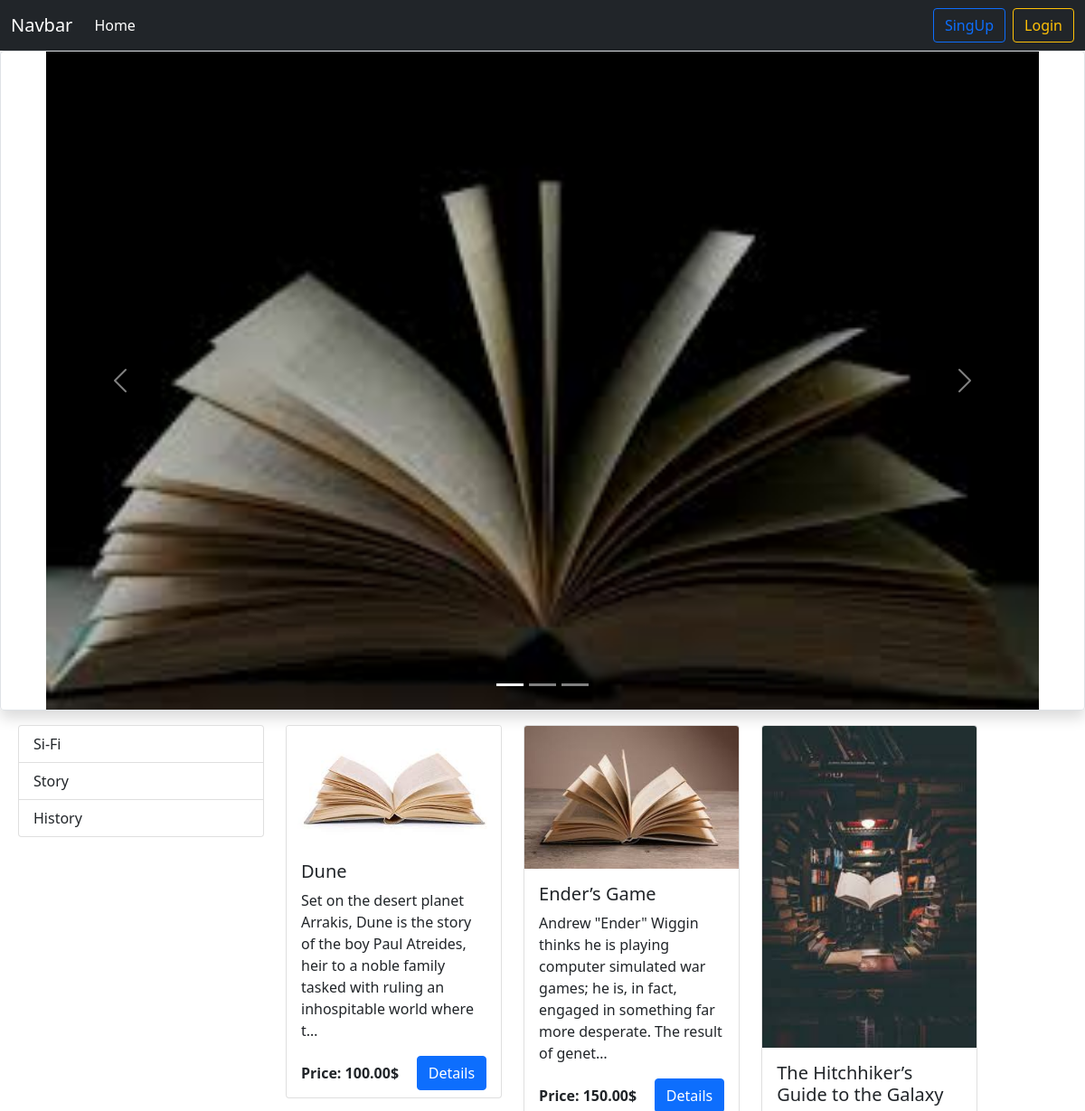
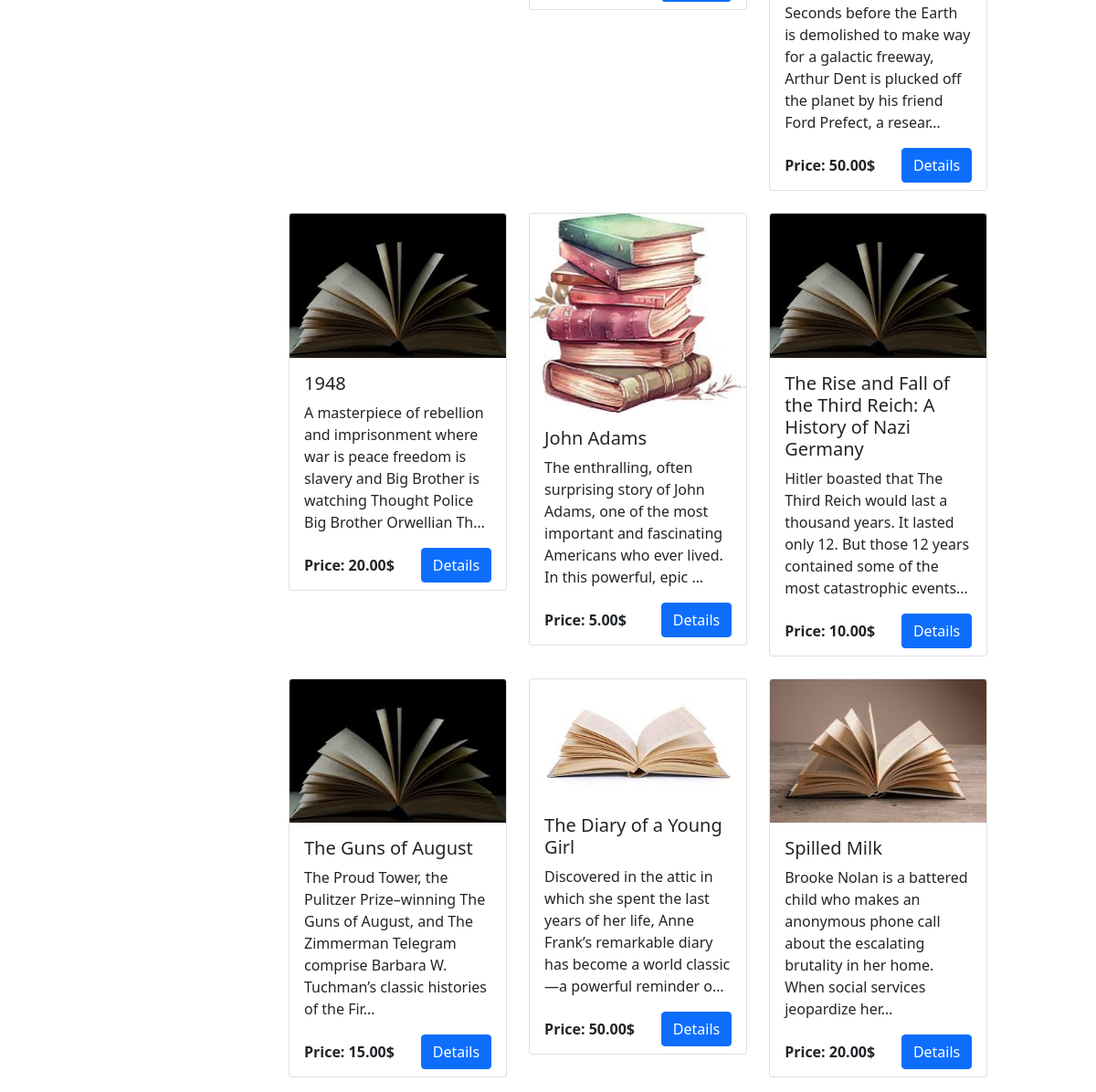
The page / on the database its author committed (2 pictures, top to bottom).
### Books/models.py (models this page shows, shortened)
class CategoryModel(models.Model):
    category = models.CharField(max_length=30)

class BookModel(models.Model):
    name = models.CharField(max_length=100)
    image = models.ImageField(upload_to='Media/',blank=True)
    description = models.TextField()
    borrowingPrice = models.DecimalField(decimal_places=2,max_digits=5)
    category = models.ForeignKey(CategoryModel,on_delete=models.CASCADE)

### Core/views.py (the view)
# urls.py: path('',HomePage,name='homepage'),
def HomePage(request):
    category = CategoryModel.objects.all()
    books = BookModel.objects.all()
    return render(request,'home.html',{'categorys':category,'books':books})

### templates/home.html
{% extends "base.html" %}
{% load static %}
{% block content %}
<div class="border rounded shadow">
    {% include "carousel.html" %}
</div>
<div class="row my-3 mx-2">
    <div class="col-sm-12 col-md-3">
      <div class="list-group" id="list-tab" role="tablist">
        {% for category in categorys %}
        <a class="list-group-item list-group-item-action fw-semibold" href={% url "viewByCategory" category.id %} role="tab" aria-controls="list-home">{{category.category}}</a>
        {% endfor %}
      </div>
    </div>
    <div class="col-sm-12 col-md-8">
      <div class="tab-content" id="nav-tabContent">
        <div class="row row-cols-1 row-cols-md-3 g-4">
        {% for book in books %}
            <div class="col">
              <div class="card">
                <img src="{% static book.image %}" class="card-img-top" alt="...">
                <div class="card-body">
                  <h5 class="card-title">{{book.name}}</h5>
                  <p class="card-text">{{book.description|truncatechars:150}}</p>
                </div>
              <div class="d-flex align-items-center justify-content-between mx-3 pb-2">
                <p class="fw-bold mb-0">Price: {{book.borrowingPrice}}$</p>
                <a class="btn btn-primary" href={% url "detailsview" book.id %}>Details</a>
              </div>
              </div>
            </div>
        {% endfor %}
        </div>
      </div>
    </div>
  </div>
{% endblock content %}

### rows shown on the page
CategoryModel: category "Si-Fi"
CategoryModel: category "Story"
CategoryModel: category "History"
BookModel: image (picture), name "Dune", description "Set on the desert planet Arrakis, Dune is the story of the boy Paul Atreides, heir to a noble family tasked with ruling an inhospitable world where t…", borrowingPrice "100.00"
BookModel: image (picture), name "Ender’s Game", description "Andrew \"Ender\" Wiggin thinks he is playing computer simulated war games; he is, in fact, engaged in something far more desperate. The result of genet…", borrowingPrice "150.00"
BookModel: image (picture), name "The Hitchhiker’s Guide to the Galaxy", description "Seconds before the Earth is demolished to make way for a galactic freeway, Arthur Dent is plucked off the planet by his friend Ford Prefect, a resear…", borrowingPrice "50.00"
BookModel: image (picture), name "1948", description "A masterpiece of rebellion and imprisonment where war is peace freedom is slavery and Big Brother is watching Thought Police Big Brother Orwellian Th…", borrowingPrice "20.00"
BookModel: image (picture), name "John Adams", description "The enthralling, often surprising story of John Adams, one of the most important and fascinating Americans who ever lived. In this powerful, epic …", borrowingPrice "5.00"
BookModel: image (picture), name "The Rise and Fall of the Third Reich: A History of Nazi Germany", description "Hitler boasted that The Third Reich would last a thousand years. It lasted only 12. But those 12 years contained some of the most catastrophic events…", borrowingPrice "10.00"
BookModel: image (picture), name "The Guns of August", description "The Proud Tower, the Pulitzer Prize–winning The Guns of August, and The Zimmerman Telegram comprise Barbara W. Tuchman’s classic histories of the Fir…", borrowingPrice "15.00"
BookModel: image (picture), name "The Diary of a Young Girl", description "Discovered in the attic in which she spent the last years of her life, Anne Frank’s remarkable diary has become a world classic—a powerful reminder o…", borrowingPrice "50.00"
BookModel: image (picture), name "Spilled Milk", description "Brooke Nolan is a battered child who makes an anonymous phone call about the escalating brutality in her home. When social services jeopardize her…", borrowingPrice "20.00"
